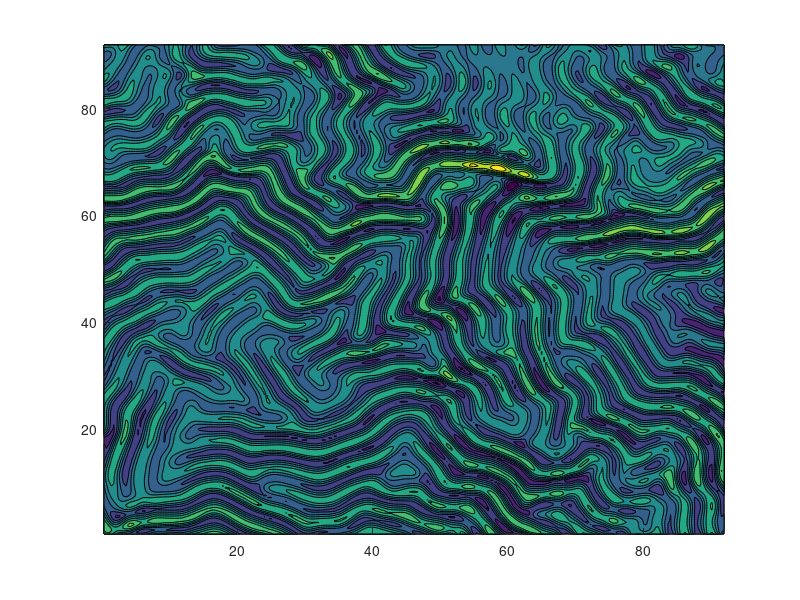

The MATLAB source for this figure: (Note: this script raises an error after producing the figure.)
%% Topological Contour Map and Defect Overlay Visualization
% This script loads 2D topological data from a file, generates contour maps,
% extracts minutiae from a fingerprint image, and overlays topological defects.

clear; clc;

%% Step 1: Load Data and Generate Contour Plot
% Load the topological data from the provided file
Z = load("Sample 3.SIG_TOPO_FRW.txt");

% Create grid coordinates for contour plotting
[X, Y] = meshgrid(1:256, 1:256);

% Generate and display the contour plot
figure;
contourf(Y .* 0.359, X .* 0.359, Z .* 1e6, 'EdgeAlpha', 0.6);
colormap('summer');
colorbar;
alpha(0.3); % Adjust transparency of the contour
view(90, 90); % Ensure correct visualization orientation
axis image; axis off; % Maintain aspect ratio and remove axis
set(gca, 'FontName', 'Times', 'FontSize', 18);
saveas(gca, "contourmap.svg");

%% Step 2: Fingerprint Minutiae Extraction and Overlay
% Load fingerprint image and convert to binary
binary_image = imbinarize(imread('C:\Users\hlama\Desktop\Zain_Analysis\Sample 3.SIG_TOPO_FRW.tiff'));

% Extract minutiae from the binary fingerprint image
[thin_image, outImg] = extract_minutiae(binary_image);

% Resize extracted minutiae image to match topological data dimensions
outImg_resized = imresize(outImg, [size(Z, 1), size(Z, 2)]);

% Capture the contour plot as an image for overlay
frame = getframe(gca);
overlay_image = frame2im(frame);
overlay_image = imresize(overlay_image, [size(Z, 1), size(Z, 2)]);

% Overlay minutiae data onto the contour plot
fused_image = imfuse(overlay_image, outImg_resized, 'blend');

% Display overlay image with transparency
figure;
imshow(overlay_image);
hold on;
h = imshow(outImg_resized);
set(h, 'AlphaData', 0.3); % Set transparency for the minutiae overlay
hold off;
axis image; axis off; % Maintain aspect ratio and remove axis

% Add a colorbar matching the original contour limits
colorbar;
colormap("summer");
c = colorbar;
caxis(caxis); % Ensure color limits match the contour plot
set(gca, 'FontName', 'Times', 'FontSize', 8);
saveas(gcf, "Contour_overlayed_minutiae.svg");

%% Step 3: Defect Overlay on Contour Map
% Load the defect data
load("C:\Users\hlama\Desktop\Zain_Analysis\Topological_Defect+Detector\Defector-master\Defects.mat");

% Extract the defect information (positions and orientations)
pos_defect_cent = posDefCents{1,1};
neg_defect_cent = negDefCents{1,1};
pos_defect_ori = posDefOris{1,1};
neg_defect_ori = negDefOris{1,1};

% Define scale factors for the coordinates and orientation vectors
scale_x = 1 / 0.390;
scale_y = 1 / 0.390;
vector_scale = 1; % Adjust this for better vector visualization

% Create a new contour plot for defect overlay
figure;
contourf(Y, X, Z .* 1e6, 'EdgeAlpha', 0.6);
colormap('summer');
colorbar;
view(90, 90); % Correct visualization orientation
axis image; axis off;
hold on;

% Plot positive defect centers with orientation vectors
for i = 1:size(pos_defect_cent, 1)
    % Compute start and end points for the orientation vector
    x_start = pos_defect_cent(i, 1) * scale_x;
    y_start = pos_defect_cent(i, 2) * scale_y;
    x_end = x_start + vector_scale * cosd(pos_defect_ori(i));
    y_end = y_start + vector_scale * sind(pos_defect_ori(i));
    
    % Plot orientation vector and defect center
    plot([y_start, y_end], [x_start, x_end], 'r', 'LineWidth', 1.5);
    plot(y_start, x_start, '^', 'MarkerFaceColor', 'r', 'MarkerSize', 8, "MarkerEdgeColor", "none");
end

% Plot negative defect centers with orientation vectors
for i = 1:size(neg_defect_cent, 1)
    % Compute start and end points for the orientation vector
    x_start = neg_defect_cent(i, 1) * scale_x;
    y_start = neg_defect_cent(i, 2) * scale_y;
    x_end = x_start + vector_scale * cosd(neg_defect_ori(i));
    y_end = y_start + vector_scale * sind(neg_defect_ori(i));
    
    % Plot orientation vector and defect center
    plot([y_start, y_end], [x_start, x_end], 'b', 'LineWidth', 1.5);
    plot(y_start, x_start, 'o', 'MarkerFaceColor', 'b', 'MarkerSize', 8, "MarkerEdgeColor", "none");
end

hold off;
set(gca, 'FontName', 'Times', 'FontSize', 18);
saveas(gcf, "Contour_overlayed_topologicaldefect.svg");

%% Summary of Code Sections
% 1. **Contour Plot**: Generates a topological map based on the data file.
% 2. **Fingerprint Minutiae Extraction**: Extracts minutiae from a binary fingerprint image
%    and overlays the results onto the contour plot.
% 3. **Topological Defect Overlay**: Visualizes topological defects (positive and negative centers)
%    with orientation vectors, overlaid on the contour plot.
